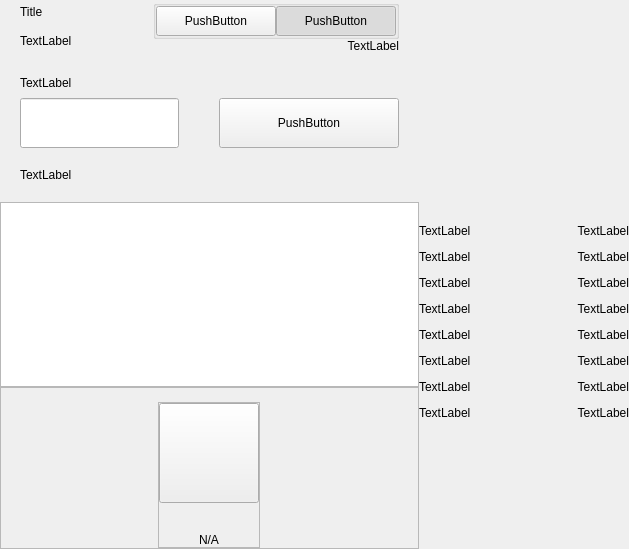
<?xml version="1.0" encoding="UTF-8"?>
<ui version="4.0">
 <class>PrivacyWidget</class>
 <widget class="QWidget" name="PrivacyWidget">
  <property name="geometry">
   <rect>
    <x>0</x>
    <y>0</y>
    <width>629</width>
    <height>549</height>
   </rect>
  </property>
  <property name="windowTitle">
   <string>Form</string>
  </property>
  <layout class="QHBoxLayout" name="horizontalLayout_1" stretch="2,1">
   <property name="spacing">
    <number>0</number>
   </property>
   <property name="leftMargin">
    <number>0</number>
   </property>
   <property name="topMargin">
    <number>0</number>
   </property>
   <property name="rightMargin">
    <number>0</number>
   </property>
   <property name="bottomMargin">
    <number>0</number>
   </property>
   <item>
    <widget class="QWidget" name="left" native="true">
     <layout class="QVBoxLayout" name="verticalLayout_3">
      <property name="leftMargin">
       <number>0</number>
      </property>
      <property name="topMargin">
       <number>0</number>
      </property>
      <property name="rightMargin">
       <number>0</number>
      </property>
      <property name="bottomMargin">
       <number>0</number>
      </property>
      <item>
       <layout class="QVBoxLayout" name="verticalLayout_2">
        <property name="spacing">
         <number>0</number>
        </property>
        <item>
         <layout class="QVBoxLayout" name="verticalLayoutTop">
          <property name="spacing">
           <number>0</number>
          </property>
          <property name="leftMargin">
           <number>20</number>
          </property>
          <property name="rightMargin">
           <number>20</number>
          </property>
          <item>
           <layout class="QHBoxLayout" name="horizontalLayout_2">
            <property name="spacing">
             <number>0</number>
            </property>
            <item>
             <layout class="QVBoxLayout" name="verticalLayout11">
              <property name="spacing">
               <number>5</number>
              </property>
              <item>
               <widget class="QLabel" name="labelTitle">
                <property name="text">
                 <string>Title</string>
                </property>
               </widget>
              </item>
              <item>
               <widget class="QLabel" name="labelSubtitle1">
                <property name="maximumSize">
                 <size>
                  <width>16777215</width>
                  <height>16777215</height>
                 </size>
                </property>
                <property name="text">
                 <string>TextLabel</string>
                </property>
               </widget>
              </item>
             </layout>
            </item>
            <item>
             <spacer name="horizontalSpacer">
              <property name="orientation">
               <enum>Qt::Horizontal</enum>
              </property>
              <property name="sizeHint" stdset="0">
               <size>
                <width>40</width>
                <height>20</height>
               </size>
              </property>
             </spacer>
            </item>
            <item>
             <widget class="QWidget" name="containerViewPrivacyChecks" native="true">
              <layout class="QVBoxLayout" name="containerPrivacyChecks">
               <property name="spacing">
                <number>0</number>
               </property>
               <property name="leftMargin">
                <number>0</number>
               </property>
               <property name="topMargin">
                <number>0</number>
               </property>
               <property name="rightMargin">
                <number>0</number>
               </property>
               <property name="bottomMargin">
                <number>0</number>
               </property>
               <item alignment="Qt::AlignHCenter|Qt::AlignVCenter">
                <widget class="QGroupBox" name="groupBox">
                 <property name="title">
                  <string/>
                 </property>
                 <layout class="QHBoxLayout" name="horizontalLayout_2_1">
                  <property name="spacing">
                   <number>0</number>
                  </property>
                  <property name="leftMargin">
                   <number>0</number>
                  </property>
                  <property name="topMargin">
                   <number>0</number>
                  </property>
                  <property name="rightMargin">
                   <number>0</number>
                  </property>
                  <property name="bottomMargin">
                   <number>0</number>
                  </property>
                  <item>
                   <widget class="QPushButton" name="pushLeft">
                    <property name="minimumSize">
                     <size>
                      <width>120</width>
                      <height>30</height>
                     </size>
                    </property>
                    <property name="maximumSize">
                     <size>
                      <width>120</width>
                      <height>30</height>
                     </size>
                    </property>
                    <property name="focusPolicy">
                     <enum>Qt::NoFocus</enum>
                    </property>
                    <property name="text">
                     <string>PushButton</string>
                    </property>
                    <property name="checkable">
                     <bool>true</bool>
                    </property>
                    <property name="autoExclusive">
                     <bool>true</bool>
                    </property>
                   </widget>
                  </item>
                  <item>
                   <widget class="QPushButton" name="pushRight">
                    <property name="minimumSize">
                     <size>
                      <width>120</width>
                      <height>30</height>
                     </size>
                    </property>
                    <property name="maximumSize">
                     <size>
                      <width>120</width>
                      <height>30</height>
                     </size>
                    </property>
                    <property name="focusPolicy">
                     <enum>Qt::NoFocus</enum>
                    </property>
                    <property name="text">
                     <string>PushButton</string>
                    </property>
                    <property name="checkable">
                     <bool>true</bool>
                    </property>
                    <property name="checked">
                     <bool>true</bool>
                    </property>
                    <property name="autoExclusive">
                     <bool>true</bool>
                    </property>
                   </widget>
                  </item>
                 </layout>
                </widget>
               </item>
               <item alignment="Qt::AlignTop">
                <widget class="QLabel" name="labelSubtitle2">
                 <property name="text">
                  <string>TextLabel</string>
                 </property>
                 <property name="alignment">
                  <set>Qt::AlignRight|Qt::AlignTrailing|Qt::AlignVCenter</set>
                 </property>
                </widget>
               </item>
              </layout>
             </widget>
            </item>
           </layout>
          </item>
          <item>
           <spacer name="verticalSpacer_2">
            <property name="orientation">
             <enum>Qt::Vertical</enum>
            </property>
            <property name="sizeType">
             <enum>QSizePolicy::Fixed</enum>
            </property>
            <property name="sizeHint" stdset="0">
             <size>
              <width>20</width>
              <height>20</height>
             </size>
            </property>
           </spacer>
          </item>
          <item>
           <layout class="QHBoxLayout" name="horizontalLayout_3" stretch="2">
            <property name="spacing">
             <number>0</number>
            </property>
            <item>
             <layout class="QVBoxLayout" name="verticalLayout_7">
              <property name="spacing">
               <number>5</number>
              </property>
              <item>
               <widget class="QLabel" name="labelSubtitleAmount">
                <property name="minimumSize">
                 <size>
                  <width>0</width>
                  <height>20</height>
                 </size>
                </property>
                <property name="maximumSize">
                 <size>
                  <width>16777215</width>
                  <height>20</height>
                 </size>
                </property>
                <property name="text">
                 <string>TextLabel</string>
                </property>
               </widget>
              </item>
              <item>
               <layout class="QHBoxLayout" name="horizontalLayout_3_1" stretch="1,0,0">
                <property name="spacing">
                 <number>0</number>
                </property>
                <item>
                 <widget class="QLineEdit" name="lineEditAmount">
                  <property name="minimumSize">
                   <size>
                    <width>0</width>
                    <height>50</height>
                   </size>
                  </property>
                  <property name="maxLength">
                   <number>8</number>
                  </property>
                 </widget>
                </item>
                <item>
                 <spacer name="horizontalSpacer_4">
                  <property name="orientation">
                   <enum>Qt::Horizontal</enum>
                  </property>
                  <property name="sizeHint" stdset="0">
                   <size>
                    <width>40</width>
                    <height>20</height>
                   </size>
                  </property>
                 </spacer>
                </item>
                <item>
                 <widget class="QPushButton" name="pushButtonSave">
                  <property name="minimumSize">
                   <size>
                    <width>180</width>
                    <height>50</height>
                   </size>
                  </property>
                  <property name="focusPolicy">
                   <enum>Qt::NoFocus</enum>
                  </property>
                  <property name="text">
                   <string>PushButton</string>
                  </property>
                 </widget>
                </item>
               </layout>
              </item>
             </layout>
            </item>
           </layout>
          </item>
         </layout>
        </item>
        <item>
         <spacer name="verticalSpacer_3">
          <property name="orientation">
           <enum>Qt::Vertical</enum>
          </property>
          <property name="sizeType">
           <enum>QSizePolicy::Fixed</enum>
          </property>
          <property name="sizeHint" stdset="0">
           <size>
            <width>20</width>
            <height>20</height>
           </size>
          </property>
         </spacer>
        </item>
        <item>
         <layout class="QHBoxLayout" name="horizontalLayout_4">
          <property name="spacing">
           <number>0</number>
          </property>
          <property name="leftMargin">
           <number>20</number>
          </property>
          <item>
           <widget class="QLabel" name="labelListHistory">
            <property name="text">
             <string>TextLabel</string>
            </property>
           </widget>
          </item>
         </layout>
        </item>
        <item>
         <layout class="QVBoxLayout" name="verticalLayout_6">
          <property name="spacing">
           <number>0</number>
          </property>
          <item>
           <spacer name="verticalSpacer_4">
            <property name="orientation">
             <enum>Qt::Vertical</enum>
            </property>
            <property name="sizeType">
             <enum>QSizePolicy::Fixed</enum>
            </property>
            <property name="sizeHint" stdset="0">
             <size>
              <width>20</width>
              <height>20</height>
             </size>
            </property>
           </spacer>
          </item>
          <item>
           <widget class="QListView" name="listView">
            <property name="enabled">
             <bool>true</bool>
            </property>
            <property name="focusPolicy">
             <enum>Qt::NoFocus</enum>
            </property>
           </widget>
          </item>
          <item>
           <widget class="QFrame" name="emptyContainer">
            <property name="minimumSize">
             <size>
              <width>0</width>
              <height>100</height>
             </size>
            </property>
            <property name="frameShape">
             <enum>QFrame::StyledPanel</enum>
            </property>
            <property name="frameShadow">
             <enum>QFrame::Raised</enum>
            </property>
            <layout class="QVBoxLayout" name="verticalLayout_71" stretch="1,8">
             <property name="spacing">
              <number>0</number>
             </property>
             <property name="leftMargin">
              <number>0</number>
             </property>
             <property name="topMargin">
              <number>0</number>
             </property>
             <property name="rightMargin">
              <number>0</number>
             </property>
             <property name="bottomMargin">
              <number>0</number>
             </property>
             <item>
              <spacer name="verticalSpacer">
               <property name="orientation">
                <enum>Qt::Vertical</enum>
               </property>
               <property name="sizeHint" stdset="0">
                <size>
                 <width>20</width>
                 <height>20</height>
                </size>
               </property>
              </spacer>
             </item>
             <item alignment="Qt::AlignHCenter|Qt::AlignVCenter">
              <widget class="QFrame" name="emptyScreen">
               <property name="sizePolicy">
                <sizepolicy hsizetype="Expanding" vsizetype="Expanding">
                 <horstretch>0</horstretch>
                 <verstretch>0</verstretch>
                </sizepolicy>
               </property>
               <property name="frameShape">
                <enum>QFrame::StyledPanel</enum>
               </property>
               <property name="frameShadow">
                <enum>QFrame::Raised</enum>
               </property>
               <layout class="QVBoxLayout" name="verticalLayout">
                <property name="spacing">
                 <number>30</number>
                </property>
                <property name="leftMargin">
                 <number>0</number>
                </property>
                <property name="topMargin">
                 <number>0</number>
                </property>
                <property name="rightMargin">
                 <number>0</number>
                </property>
                <property name="bottomMargin">
                 <number>0</number>
                </property>
                <item alignment="Qt::AlignHCenter|Qt::AlignVCenter">
                 <widget class="QPushButton" name="pushImgEmpty">
                  <property name="minimumSize">
                   <size>
                    <width>100</width>
                    <height>100</height>
                   </size>
                  </property>
                  <property name="maximumSize">
                   <size>
                    <width>100</width>
                    <height>100</height>
                   </size>
                  </property>
                  <property name="focusPolicy">
                   <enum>Qt::NoFocus</enum>
                  </property>
                  <property name="text">
                   <string/>
                  </property>
                  <property name="iconSize">
                   <size>
                    <width>100</width>
                    <height>100</height>
                   </size>
                  </property>
                 </widget>
                </item>
                <item alignment="Qt::AlignHCenter|Qt::AlignVCenter">
                 <widget class="QLabel" name="labelEmpty">
                  <property name="styleSheet">
                   <string notr="true"/>
                  </property>
                  <property name="text">
                   <string>N/A</string>
                  </property>
                  <property name="alignment">
                   <set>Qt::AlignCenter</set>
                  </property>
                 </widget>
                </item>
               </layout>
              </widget>
             </item>
            </layout>
           </widget>
          </item>
         </layout>
        </item>
       </layout>
      </item>
     </layout>
    </widget>
   </item>
   <item>
    <widget class="QWidget" name="right" native="true">
     <layout class="QVBoxLayout" name="verticalLayout_5">
      <property name="leftMargin">
       <number>0</number>
      </property>
      <property name="topMargin">
       <number>0</number>
      </property>
      <property name="rightMargin">
       <number>0</number>
      </property>
      <property name="bottomMargin">
       <number>0</number>
      </property>
      <item>
       <widget class="OptionButton" name="btnCoinControl" native="true">
        <property name="minimumSize">
         <size>
          <width>0</width>
          <height>50</height>
         </size>
        </property>
       </widget>
      </item>
      <item>
       <widget class="OptionButton" name="btnRescanMints" native="true">
        <property name="minimumSize">
         <size>
          <width>0</width>
          <height>50</height>
         </size>
        </property>
       </widget>
      </item>
      <item>
       <widget class="OptionButton" name="btnResetZerocoin" native="true">
        <property name="minimumSize">
         <size>
          <width>0</width>
          <height>50</height>
         </size>
        </property>
       </widget>
      </item>
      <item>
       <widget class="OptionButton" name="btnTotalzPWRB" native="true">
        <property name="minimumSize">
         <size>
          <width>0</width>
          <height>50</height>
         </size>
        </property>
       </widget>
      </item>
      <item>
       <layout class="QVBoxLayout" name="verticalLayout_4">
        <property name="spacing">
         <number>0</number>
        </property>
        <item>
         <widget class="QWidget" name="layoutDenom" native="true">
          <layout class="QVBoxLayout" name="verticalLayoutDenom">
           <property name="spacing">
            <number>12</number>
           </property>
           <property name="leftMargin">
            <number>0</number>
           </property>
           <property name="topMargin">
            <number>0</number>
           </property>
           <property name="rightMargin">
            <number>0</number>
           </property>
           <property name="bottomMargin">
            <number>0</number>
           </property>
           <item>
            <layout class="QHBoxLayout" name="horizontalLayout_4_1">
             <item>
              <widget class="QLabel" name="labelTitleDenom1">
               <property name="text">
                <string>TextLabel</string>
               </property>
              </widget>
             </item>
             <item>
              <widget class="QLabel" name="labelValueDenom1">
               <property name="text">
                <string>TextLabel</string>
               </property>
               <property name="alignment">
                <set>Qt::AlignRight|Qt::AlignTrailing|Qt::AlignVCenter</set>
               </property>
              </widget>
             </item>
            </layout>
           </item>
           <item>
            <layout class="QHBoxLayout" name="horizontalLayout_4_2">
             <item>
              <widget class="QLabel" name="labelTitleDenom5">
               <property name="text">
                <string>TextLabel</string>
               </property>
              </widget>
             </item>
             <item>
              <widget class="QLabel" name="labelValueDenom5">
               <property name="text">
                <string>TextLabel</string>
               </property>
               <property name="alignment">
                <set>Qt::AlignRight|Qt::AlignTrailing|Qt::AlignVCenter</set>
               </property>
              </widget>
             </item>
            </layout>
           </item>
           <item>
            <layout class="QHBoxLayout" name="horizontalLayout_4_3">
             <item>
              <widget class="QLabel" name="labelTitleDenom10">
               <property name="text">
                <string>TextLabel</string>
               </property>
              </widget>
             </item>
             <item>
              <widget class="QLabel" name="labelValueDenom10">
               <property name="text">
                <string>TextLabel</string>
               </property>
               <property name="alignment">
                <set>Qt::AlignRight|Qt::AlignTrailing|Qt::AlignVCenter</set>
               </property>
              </widget>
             </item>
            </layout>
           </item>
           <item>
            <layout class="QHBoxLayout" name="horizontalLayout_4_4">
             <item>
              <widget class="QLabel" name="labelTitleDenom50">
               <property name="text">
                <string>TextLabel</string>
               </property>
              </widget>
             </item>
             <item>
              <widget class="QLabel" name="labelValueDenom50">
               <property name="text">
                <string>TextLabel</string>
               </property>
               <property name="alignment">
                <set>Qt::AlignRight|Qt::AlignTrailing|Qt::AlignVCenter</set>
               </property>
              </widget>
             </item>
            </layout>
           </item>
           <item>
            <layout class="QHBoxLayout" name="horizontalLayout_4_5">
             <item>
              <widget class="QLabel" name="labelTitleDenom100">
               <property name="text">
                <string>TextLabel</string>
               </property>
              </widget>
             </item>
             <item>
              <widget class="QLabel" name="labelValueDenom100">
               <property name="text">
                <string>TextLabel</string>
               </property>
               <property name="alignment">
                <set>Qt::AlignRight|Qt::AlignTrailing|Qt::AlignVCenter</set>
               </property>
              </widget>
             </item>
            </layout>
           </item>
           <item>
            <layout class="QHBoxLayout" name="horizontalLayout_4_6">
             <item>
              <widget class="QLabel" name="labelTitleDenom500">
               <property name="text">
                <string>TextLabel</string>
               </property>
              </widget>
             </item>
             <item>
              <widget class="QLabel" name="labelValueDenom500">
               <property name="text">
                <string>TextLabel</string>
               </property>
               <property name="alignment">
                <set>Qt::AlignRight|Qt::AlignTrailing|Qt::AlignVCenter</set>
               </property>
              </widget>
             </item>
            </layout>
           </item>
           <item>
            <layout class="QHBoxLayout" name="horizontalLayout_4_7">
             <item>
              <widget class="QLabel" name="labelTitleDenom1000">
               <property name="text">
                <string>TextLabel</string>
               </property>
              </widget>
             </item>
             <item>
              <widget class="QLabel" name="labelValueDenom1000">
               <property name="text">
                <string>TextLabel</string>
               </property>
               <property name="alignment">
                <set>Qt::AlignRight|Qt::AlignTrailing|Qt::AlignVCenter</set>
               </property>
              </widget>
             </item>
            </layout>
           </item>
           <item>
            <layout class="QHBoxLayout" name="horizontalLayout_4_8">
             <item>
              <widget class="QLabel" name="labelTitleDenom5000">
               <property name="text">
                <string>TextLabel</string>
               </property>
              </widget>
             </item>
             <item>
              <widget class="QLabel" name="labelValueDenom5000">
               <property name="text">
                <string>TextLabel</string>
               </property>
               <property name="alignment">
                <set>Qt::AlignRight|Qt::AlignTrailing|Qt::AlignVCenter</set>
               </property>
              </widget>
             </item>
            </layout>
           </item>
          </layout>
         </widget>
        </item>
        <item>
         <spacer name="verticalSpacer_5">
          <property name="orientation">
           <enum>Qt::Vertical</enum>
          </property>
          <property name="sizeHint" stdset="0">
           <size>
            <width>20</width>
            <height>40</height>
           </size>
          </property>
         </spacer>
        </item>
       </layout>
      </item>
     </layout>
    </widget>
   </item>
  </layout>
 </widget>
 <customwidgets>
  <customwidget>
   <class>OptionButton</class>
   <extends>QWidget</extends>
   <header>qt/pwrb/optionbutton.h</header>
   <container>1</container>
  </customwidget>
 </customwidgets>
 <resources/>
 <connections/>
</ui>
